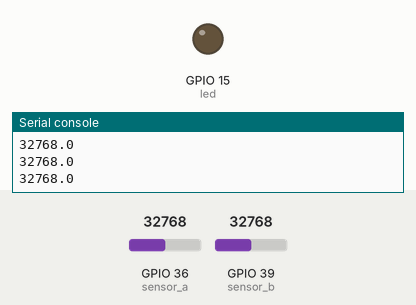
The program below on a simulated ESP32 board running MicroPython. Parts: output pins drawn as LEDs (lit = HIGH), the last lines printed to the serial console. The inputs (shaded band) are chosen by the test bench; at power-on: GPIO 36 (sensor_a) = 32768, GPIO 39 (sensor_b) = 32768 (analog values on the 0–65535 scale).

Above: at 1.2 s.
1.3 s: GPIO 36 (sensor_a) set to 2144
2.9 s: GPIO 36 (sensor_a) set to 1840
At 4.4 s:
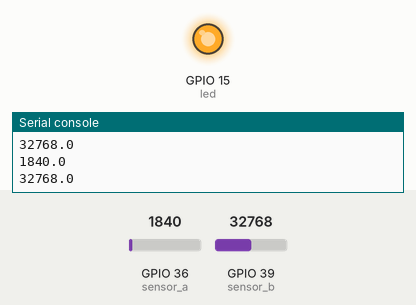
4.7 s: GPIO 36 (sensor_a) set to 7864
At 5.5 s:
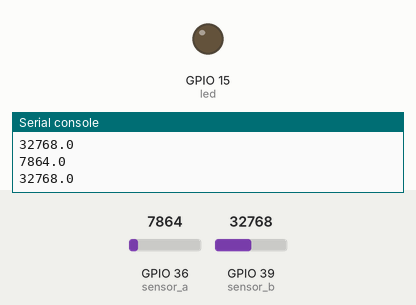
6.5 s: GPIO 36 (sensor_a) set to 1345
At 7.6 s:
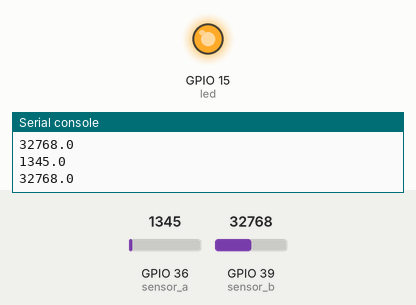
Timing chart, 0 to 9.2 s (numbered marks = the images above; inputs shaded):
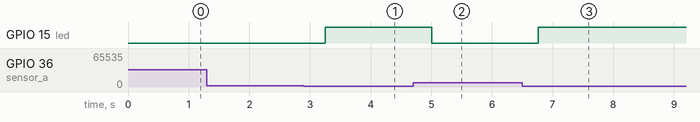

Measured:
- the behaviour switches between 2000 and 1984 on GPIO 36 (sensor_a) (found by bisection; images 0 and 1)
- after the input at 2.9 s, GPIO 15 (led): LOW → HIGH after 0.36 s
- after the input at 4.7 s, GPIO 15 (led): HIGH → LOW after 0.31 s
- after the input at 6.5 s, GPIO 15 (led): LOW → HIGH after 0.26 s

The program:

adc_led_dos_sensores.py
```python
from machine import Pin, ADC
import utime


sensor_a = ADC(Pin(36))
sensor_b = ADC(Pin(39))
led = Pin(15, Pin.OUT)

while True:

    lectura_a =  float(sensor_a.read_u16())
    lectura_b =  float(sensor_b.read_u16())
    print(lectura_a)
    print(lectura_b)
    utime.sleep(0.25)

    if lectura_a < 2000:

        led.value(1)

    else:

        led.value(0)
    
```
